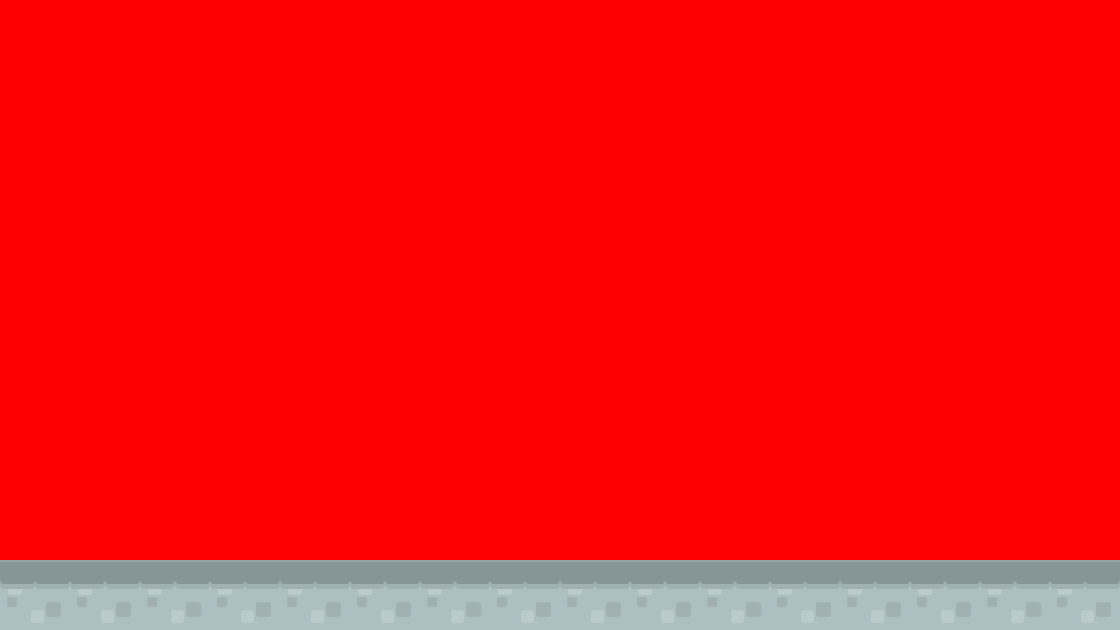

A 2D game scene composited from a Tiled map and its tileset images. What follows is a short description and the map's XML, with each tile layer's data collapsed to a summary:
An orthogonal 16x9 tile map with 70x70 px tiles, 1 tile layer (background1), 2 tilesets.

<map version="1.0" orientation="orthogonal" renderorder="right-down" width="16" height="9" tilewidth="70" tileheight="70" backgroundcolor="#ff0000">
 <tileset firstgid="1" name="background-tiles" tilewidth="70" tileheight="70">
  <image source="../img/background-tiles.png" width="910" height="910" />
 </tileset>
 <tileset firstgid="170" name="meta-tiles" tilewidth="70" tileheight="70">
  <image source="../img/meta-tiles.png" width="350" height="70" />
 </tileset>
 <layer name="background1" width="16" height="9">
  <data>[144 cells, 16 non-empty, 1 distinct tile ids]</data>
 </layer>
</map>
